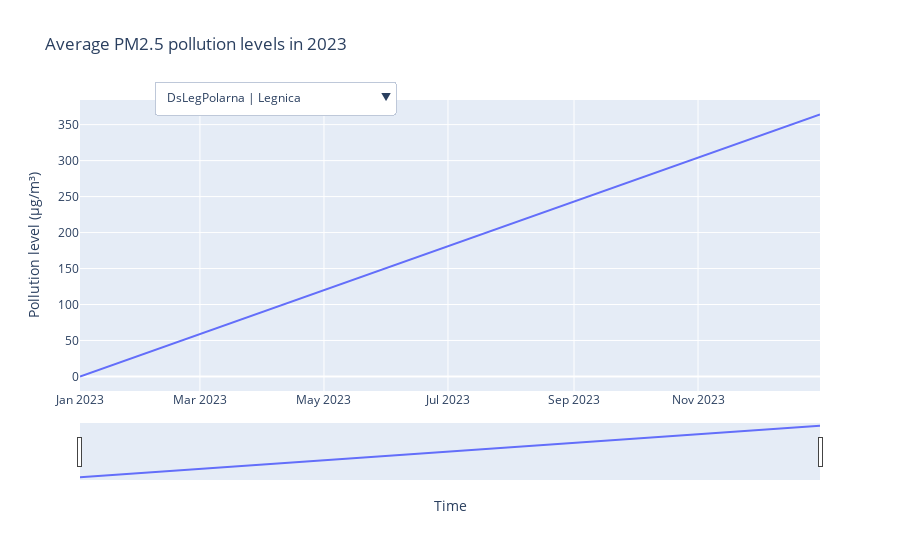

Notebook cell for this chart:
### Code cell
station_dropdown = [{'label': station, 'value': station} for station in data_sensor_pm25.columns[1:]]

fig = px.line(data_sensor_pm25, x='Date', title='Average PM2.5 pollution levels in 2023', labels={'value': 'Pollution level (µg/m³)'})

fig.update_layout(
    updatemenus=[
        dict(
            buttons=list([
                dict(
                    args=[{'y': [data_sensor_pm25[station]]}, {'title': f'Average PM2.5 pollution levels in 2023 for {station}'}],
                    label=station,
                    method='update'
                ) for station in data_sensor_pm25.columns[1:]
            ]),
            direction='down',
            pad={'r': 10, 't': 10},
            showactive=True,
            x=0.1,
            xanchor='left',
            y=1.1,
            yanchor='top'
        ),
    ]
)

fig.update_xaxes(rangeslider_visible=True)
fig.update_layout(xaxis_title='Time', yaxis_title='Pollution level (µg/m³)', hovermode='closest')
fig.show()

### Figure 1 — Plotly figure (JSON) as saved in the notebook; plotly's stock layout.template omitted (floating-point values rounded to 4 significant figures; data arrays with more than 128 entries replaced by an {"elided": "..."} marker saying what was removed)
{"data": [{"hovertemplate": "Date=%{x}<br>index=%{y}<extra></extra>", "legendgroup": "", "line": {"color": "#636efa", "dash": "solid"}, "marker": {"symbol": "circle"}, "mode": "lines", "name": "", "orientation": "h", "showlegend": false, "type": "scatter", "x": {"elided": "365 str values"}, "xaxis": "x", "y": {"elided": "365 int values"}, "yaxis": "y"}], "layout": {"hovermode": "closest", "legend": {"tracegroupgap": 0}, "title": {"text": "Average PM2.5 pollution levels in 2023"}, "updatemenus": [{"buttons": [{"args": [{"y": {"elided": "1x365 float values"}}, {"title": "Average PM2.5 pollution levels in 2023 for DsLegPolarna | Legnica"}], "label": "DsLegPolarna | Legnica", "method": "update"}, {"args": [{"y": {"elided": "1x365 float values"}}, {"title": "Average PM2.5 pollution levels in 2023 for DsOsieczow21 | Osieczów"}], "label": "DsOsieczow21 | Osieczów", "method": "update"}, {"args": [{"y": {"elided": "1x365 float values"}}, {"title": "Average PM2.5 pollution levels in 2023 for DsWalbrzWyso | Wałbrzych"}], "label": "DsWalbrzWyso | Wałbrzych", "method": "update"}, {"args": [{"y": {"elided": "1x365 float values"}}, {"title": "Average PM2.5 pollution levels in 2023 for DsWrocNaGrob | Wrocław"}], "label": "DsWrocNaGrob | Wrocław", "method": "update"}, {"args": [{"y": {"elided": "1x365 float values"}}, {"title": "Average PM2.5 pollution levels in 2023 for DsZgorBohGet | Zgorzelec"}], "label": "DsZgorBohGet | Zgorzelec", "method": "update"}, {"args": [{"y": {"elided": "1x365 float values"}}, {"title": "Average PM2.5 pollution levels in 2023 for KpBydFieldor | Bydgoszcz"}], "label": "KpBydFieldor | Bydgoszcz", "method": "update"}, {"args": [{"y": {"elided": "1x365 float values"}}, {"title": "Average PM2.5 pollution levels in 2023 for KpGrudSienki | Grudziądz"}], "label": "KpGrudSienki | Grudziądz", "method": "update"}, {"args": [{"y": {"elided": "1x365 float values"}}, {"title": "Average PM2.5 pollution levels in 2023 for KpToruDziewu | Toruń"}], "label": "KpToruDziewu | Toruń", "method": "update"}, {"args": [{"y": {"elided": "1x365 float values"}}, {"title": "Average PM2.5 pollution levels in 2023 for KpWloclGniaz | Włocławek"}], "label": "KpWloclGniaz | Włocławek", "method": "update"}, {"args": [{"y": {"elided": "1x365 float values"}}, {"title": "Average PM2.5 pollution levels in 2023 for KpZielBoryTu | Zielonka"}], "label": "KpZielBoryTu | Zielonka", "method": "update"}, {"args": [{"y": {"elided": "1x365 float values"}}, {"title": "Average PM2.5 pollution levels in 2023 for LbBiaPodOrze | Biała Podlaska"}], "label": "LbBiaPodOrze | Biała Podlaska", "method": "update"}, {"args": [{"y": {"elided": "1x365 float values"}}, {"title": "Average PM2.5 pollution levels in 2023 for LbChelmPolan | Chełm"}], "label": "LbChelmPolan | Chełm", "method": "update"}, {"args": [{"y": {"elided": "1x365 float values"}}, {"title": "Average PM2.5 pollution levels in 2023 for LbLubSliwins | Lublin"}], "label": "LbLubSliwins | Lublin", "method": "update"}, {"args": [{"y": {"elided": "1x365 float values"}}, {"title": "Average PM2.5 pollution levels in 2023 for LdLodzCzerni | Łódź"}], "label": "LdLodzCzerni | Łódź", "method": "update"}, {"args": [{"y": {"elided": "1x365 float values"}}, {"title": "Average PM2.5 pollution levels in 2023 for LdLodzLegion | Łódź"}], "label": "LdLodzLegion | Łódź", "method": "update"}, {"args": [{"y": {"elided": "1x365 float values"}}, {"title": "Average PM2.5 pollution levels in 2023 for LdPioTrKraPr | Piotrków Trybunalski"}], "label": "LdPioTrKraPr | Piotrków Trybunalski", "method": "update"}, {"args": [{"y": {"elided": "1x365 float values"}}, {"title": "Average PM2.5 pollution levels in 2023 for LuGorzPilsud | Gorzów Wielkopolski"}], "label": "LuGorzPilsud | Gorzów Wielkopolski", "method": "update"}, {"args": [{"y": {"elided": "1x365 float values"}}, {"title": "Average PM2.5 pollution levels in 2023 for LuNowaSolKos | Nowa Sól"}], "label": "LuNowaSolKos | Nowa Sól", "method": "update"}, {"args": [{"y": {"elided": "1x365 float values"}}, {"title": "Average PM2.5 pollution levels in 2023 for LuZielKrotka | Zielona Góra"}], "label": "LuZielKrotka | Zielona Góra", "method": "update"}, {"args": [{"y": {"elided": "1x365 float values"}}, {"title": "Average PM2.5 pollution levels in 2023 for MpBochKonfed | Bochnia"}], "label": "MpBochKonfed | Bochnia", "method": "update"}, {"args": [{"y": {"elided": "1x365 float values"}}, {"title": "Average PM2.5 pollution levels in 2023 for MpKrakBujaka | Kraków"}], "label": "MpKrakBujaka | Kraków", "method": "update"}, {"args": [{"y": {"elided": "1x365 float values"}}, {"title": "Average PM2.5 pollution levels in 2023 for MpNoSaczNadb | Nowy Sącz"}], "label": "MpNoSaczNadb | Nowy Sącz", "method": "update"}, {"args": [{"y": {"elided": "1x365 float values"}}, {"title": "Average PM2.5 pollution levels in 2023 for MpTarBitStud | Tarnów"}], "label": "MpTarBitStud | Tarnów", "method": "update"}, {"args": [{"y": {"elided": "1x365 float values"}}, {"title": "Average PM2.5 pollution levels in 2023 for MpTrzebOsZWM | Trzebinia"}], "label": "MpTrzebOsZWM | Trzebinia", "method": "update"}, {"args": [{"y": {"elided": "1x365 float values"}}, {"title": "Average PM2.5 pollution levels in 2023 for MpZakopaSien | Zakopane"}], "label": "MpZakopaSien | Zakopane", "method": "update"}, {"args": [{"y": {"elided": "1x365 float values"}}, {"title": "Average PM2.5 pollution levels in 2023 for MzPlocKroJad | Płock"}], "label": "MzPlocKroJad | Płock", "method": "update"}, {"args": [{"y": {"elided": "1x365 float values"}}, {"title": "Average PM2.5 pollution levels in 2023 for MzRadHallera | Radom"}], "label": "MzRadHallera | Radom", "method": "update"}, {"args": [{"y": {"elided": "1x365 float values"}}, {"title": "Average PM2.5 pollution levels in 2023 for MzWarTolstoj | Warszawa"}], "label": "MzWarTolstoj | Warszawa", "method": "update"}, {"args": [{"y": {"elided": "1x365 float values"}}, {"title": "Average PM2.5 pollution levels in 2023 for MzWarWokalna | Warszawa"}], "label": "MzWarWokalna | Warszawa", "method": "update"}, {"args": [{"y": {"elided": "1x365 float values"}}, {"title": "Average PM2.5 pollution levels in 2023 for OpKluczMicki | Kluczbork"}], "label": "OpKluczMicki | Kluczbork", "method": "update"}, {"args": [{"y": {"elided": "1x365 float values"}}, {"title": "Average PM2.5 pollution levels in 2023 for OpOpoleOsAKr | Opole"}], "label": "OpOpoleOsAKr | Opole", "method": "update"}, {"args": [{"y": {"elided": "1x365 float values"}}, {"title": "Average PM2.5 pollution levels in 2023 for PdBialWarsza | Białystok"}], "label": "PdBialWarsza | Białystok", "method": "update"}, {"args": [{"y": {"elided": "1x365 float values"}}, {"title": "Average PM2.5 pollution levels in 2023 for PdLomSikorsk | Łomża"}], "label": "PdLomSikorsk | Łomża", "method": "update"}, {"args": [{"y": {"elided": "1x365 float values"}}, {"title": "Average PM2.5 pollution levels in 2023 for PkRzeszRejta | Rzeszów"}], "label": "PkRzeszRejta | Rzeszów", "method": "update"}, {"args": [{"y": {"elided": "1x365 float values"}}, {"title": "Average PM2.5 pollution levels in 2023 for PmGdaPowWiel | Gdańsk"}], "label": "PmGdaPowWiel | Gdańsk", "method": "update"}, {"args": [{"y": {"elided": "1x365 float values"}}, {"title": "Average PM2.5 pollution levels in 2023 for SkBuskRokosz | Busko-Zdrój"}], "label": "SkBuskRokosz | Busko-Zdrój", "method": "update"}, {"args": [{"y": {"elided": "1x365 float values"}}, {"title": "Average PM2.5 pollution levels in 2023 for SkKielWarsza | Kielce"}], "label": "SkKielWarsza | Kielce", "method": "update"}, {"args": [{"y": {"elided": "1x365 float values"}}, {"title": "Average PM2.5 pollution levels in 2023 for SlBielSterni | Bielsko-Biała"}], "label": "SlBielSterni | Bielsko-Biała", "method": "update"}, {"args": [{"y": {"elided": "1x365 float values"}}, {"title": "Average PM2.5 pollution levels in 2023 for SlCzestoZana | Częstochowa"}], "label": "SlCzestoZana | Częstochowa", "method": "update"}, {"args": [{"y": {"elided": "1x365 float values"}}, {"title": "Average PM2.5 pollution levels in 2023 for SlGliwicMewy | Gliwice"}], "label": "SlGliwicMewy | Gliwice", "method": "update"}, {"args": [{"y": {"elided": "1x365 float values"}}, {"title": "Average PM2.5 pollution levels in 2023 for SlGodGliniki | Godów"}], "label": "SlGodGliniki | Godów", "method": "update"}, {"args": [{"y": {"elided": "1x365 float values"}}, {"title": "Average PM2.5 pollution levels in 2023 for SlKatoKossut | Katowice"}], "label": "SlKatoKossut | Katowice", "method": "update"}, {"args": [{"y": {"elided": "1x365 float values"}}, {"title": "Average PM2.5 pollution levels in 2023 for SlTarnoLitew | Tarnowskie Góry"}], "label": "SlTarnoLitew | Tarnowskie Góry", "method": "update"}, {"args": [{"y": {"elided": "1x365 float values"}}, {"title": "Average PM2.5 pollution levels in 2023 for SlZlotPotLes | Złoty Potok"}], "label": "SlZlotPotLes | Złoty Potok", "method": "update"}, {"args": [{"y": {"elided": "1x365 float values"}}, {"title": "Average PM2.5 pollution levels in 2023 for SlZorySikor2 | Żory"}], "label": "SlZorySikor2 | Żory", "method": "update"}, {"args": [{"y": {"elided": "1x365 float values"}}, {"title": "Average PM2.5 pollution levels in 2023 for WmElbBazynsk | Elbląg"}], "label": "WmElbBazynsk | Elbląg", "method": "update"}, {"args": [{"y": {"elided": "1x365 float values"}}, {"title": "Average PM2.5 pollution levels in 2023 for WmOlsPuszkin | Olsztyn"}], "label": "WmOlsPuszkin | Olsztyn", "method": "update"}, {"args": [{"y": {"elided": "1x365 float values"}}, {"title": "Average PM2.5 pollution levels in 2023 for WmOstrPilsud | Ostróda"}], "label": "WmOstrPilsud | Ostróda", "method": "update"}, {"args": [{"y": {"elided": "1x365 float values"}}, {"title": "Average PM2.5 pollution levels in 2023 for WmPuszczaBor | Diabla Góra"}], "label": "WmPuszczaBor | Diabla Góra", "method": "update"}, {"args": [{"y": {"elided": "1x365 float values"}}, {"title": "Average PM2.5 pollution levels in 2023 for WpKaliSawick | Kalisz"}], "label": "WpKaliSawick | Kalisz", "method": "update"}, {"args": [{"y": {"elided": "1x365 float values"}}, {"title": "Average PM2.5 pollution levels in 2023 for WpPleszAlMic | Pleszew"}], "label": "WpPleszAlMic | Pleszew", "method": "update"}, {"args": [{"y": {"elided": "1x365 float values"}}, {"title": "Average PM2.5 pollution levels in 2023 for WpPoznSzwajc | Poznań"}], "label": "WpPoznSzwajc | Poznań", "method": "update"}, {"args": [{"y": {"elided": "1x365 float values"}}, {"title": "Average PM2.5 pollution levels in 2023 for ZpKoszSpasow | Koszalin"}], "label": "ZpKoszSpasow | Koszalin", "method": "update"}, {"args": [{"y": {"elided": "1x365 float values"}}, {"title": "Average PM2.5 pollution levels in 2023 for ZpMyslZaBram | Myślibórz"}], "label": "ZpMyslZaBram | Myślibórz", "method": "update"}, {"args": [{"y": {"elided": "1x365 float values"}}, {"title": "Average PM2.5 pollution levels in 2023 for ZpSzczAndrze | Szczecin"}], "label": "ZpSzczAndrze | Szczecin", "method": "update"}, {"args": [{"y": {"elided": "1x365 float values"}}, {"title": "Average PM2.5 pollution levels in 2023 for ZpSzczec1Maj | Szczecinek"}], "label": "ZpSzczec1Maj | Szczecinek", "method": "update"}], "direction": "down", "pad": {"r": 10, "t": 10}, "showactive": true, "x": 0.1, "xanchor": "left", "y": 1.1, "yanchor": "top"}], "xaxis": {"anchor": "y", "domain": [0, 1], "rangeslider": {"visible": true}, "title": {"text": "Time"}}, "yaxis": {"anchor": "x", "domain": [0, 1], "title": {"text": "Pollution level (µg/m³)"}}}}
